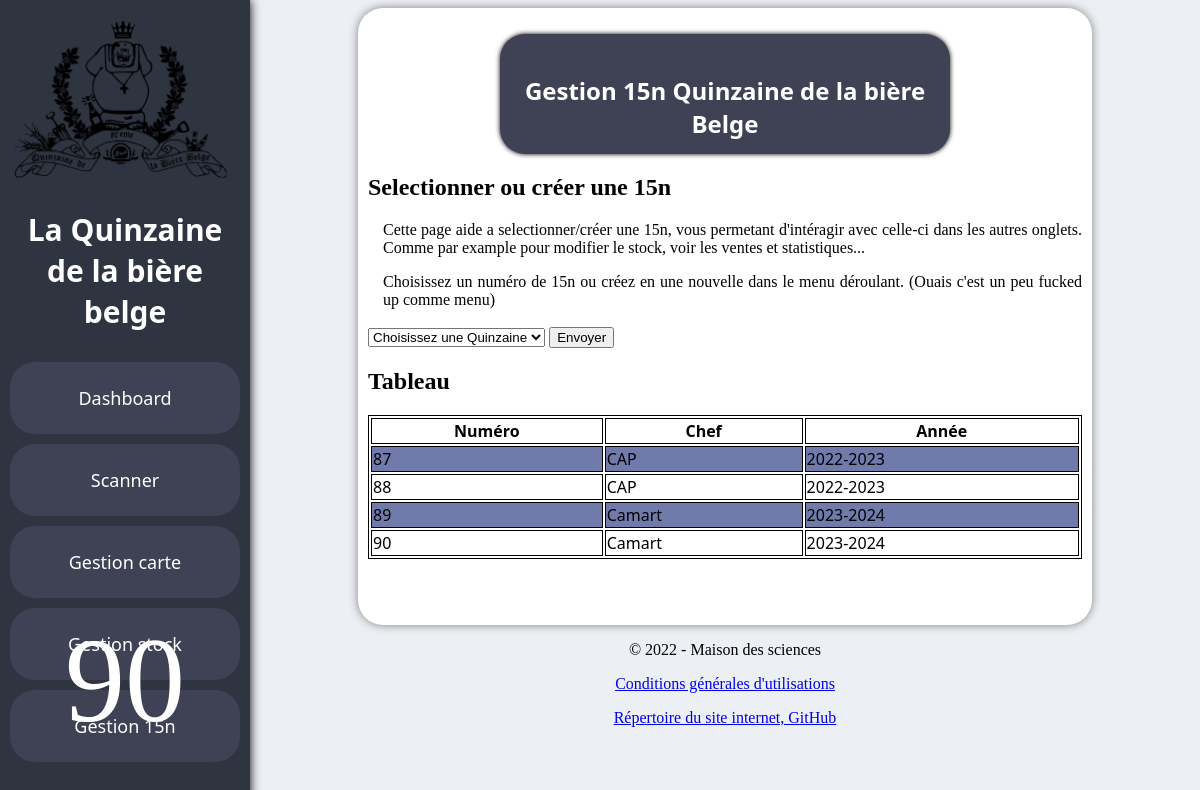
The page /gestion_15n on the database as committed earlier.
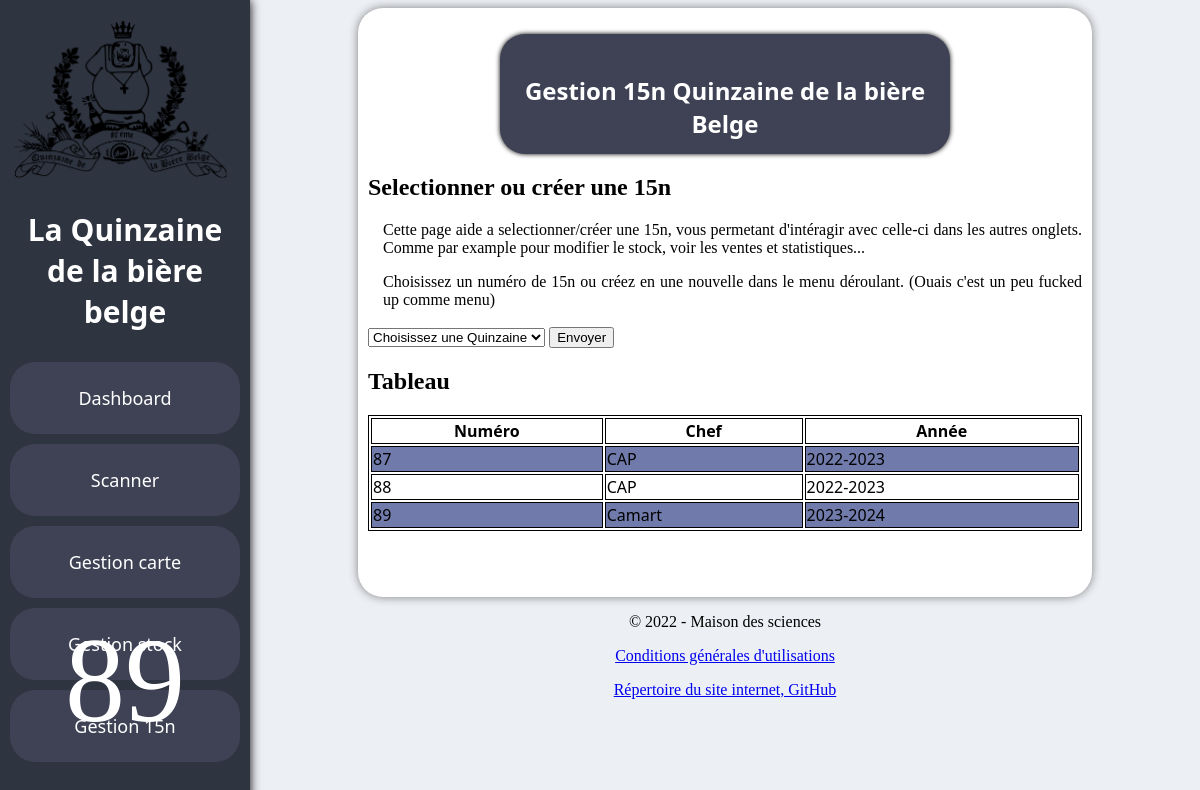
The same page on the database as committed later.
### tables this page shows
CREATE TABLE quinzaine_list(
                    id_quinzaine            INTEGER PRIMARY KEY NOT NULL,
                    auteur                  TEXT        NOT NULL,
                    actif                   INTEGER     NOT NULL,
                    annee                   TEXT        NOT NULL
                    );

### app.py (the view)
@app.route("/gestion_15n", methods=["POST", "GET"])
def gestion_15n():
    error_message = ""
    data = get_15n_chef_annee()
    quinzaines = get15n_id()
    last_15n = quinzaines[-1] + 1
    texte = "créer "+str(last_15n)+" éme 15n"
    quinzaines.append(texte)
    if request.method == 'POST':
        SelectedQuinzaineId = request.form["15n_id"]
        print(((SelectedQuinzaineId)))
        if (SelectedQuinzaineId == "Choisissez une Quinzaine"):
            active_15n = get_active_15n()
            return render_template("gestion_15n.html", quinzaines = quinzaines, error_message = "Erreur veuillez selectionner une 15n ou en créer une", last_15n = last_15n, data = data, active_15n=active_15n)
        try:
            int(SelectedQuinzaineId)
        except:
            return redirect(url_for('add_15n', To_add=last_15n))
        try:
            switch_15n(SelectedQuinzaineId)
            print("selected switch 15n")
        except:
            error_message = "error switching 15n"
            active_15n = get_active_15n()
            return render_template("gestion_15n.html", quinzaines = quinzaines, error_message = switched, last_15n = last_15n, data = data, active_15n=active_15n)
        switched = "Switched to "+str(SelectedQuinzaineId)+" éme 15n"
        active_15n = get_active_15n()
        return render_template("gestion_15n.html", quinzaines = quinzaines, error_message = switched, last_15n = last_15n, data = data, active_15n=active_15n)
    else:
        active_15n = get_active_15n()
        return render_template("gestion_15n.html", quinzaines = quinzaines, error_message = error_message, last_15n = last_15n, data = data, active_15n=active_15n)

### utilities_quinzaine.py (called while the page is built)
def get15n_id():
    quinzaineId = []
    for i in cursor.execute("SELECT id_quinzaine FROM quinzaine_list"):
        tmp = []
        for j in i:
            if type(j) == int:
                tmp.append(j)
        quinzaineId.append(tmp[0])
    return quinzaineId

def get_active_15n():
    out = []
    action1 = "SELECT id_quinzaine FROM quinzaine_list WHERE actif = 1"
    data = cursor.execute(action1)
    connection.commit()
    for x in data:
        out.append(x)
    return out[0][0]

def get_15n_chef_annee():
    out = []
    action1 = 'SELECT id_quinzaine, auteur, annee FROM quinzaine_list'
    tmp = cursor.execute(action1)
    for x in tmp:
        out.append(x)
    connection.commit()
    return out

### templates/gestion_15n.html (shortened to what this page needs)
{% extends "layout.html" %}
{% block css %}
<link rel="stylesheet" href="{{ url_for('static', filename= 'dashbord.css') }}">
{% endblock %}
{% block content%}
<div class="rectangle">
    <h1>
        Gestion 15n Quinzaine de la bière Belge
    </h1>
</div>
<h1>Selectionner ou créer une 15n</h1>
<p>Cette page aide a selectionner/créer une 15n, vous permetant d'intéragir avec celle-ci dans les autres onglets. Comme par example pour modifier le stock, voir les ventes et statistiques...</p>
<p>Choisissez un numéro de 15n ou créez en une nouvelle dans le menu déroulant. (Ouais c'est un peu fucked up comme menu)</p>
<form method="post" class="form">
    <select name="15n_id" >
        <OPTION selected>Choisissez une Quinzaine
        {% for quinzaine in quinzaines %}
            <OPTION>{{quinzaine}}
        {% endfor %}
    </select>
    <button type="submit">Envoyer</button>
</form>
<h1>Tableau</h1>
<html>
<body>
<table style="width:100%">
  <tr>
    <th>Numéro</th>
    <th>Chef</th>
    <th>Année</th>
  </tr>
  {% for x in data %}
    <tr>
        {% for y in x %}
            <td>{{y}}</td>
        {% endfor %}
    </tr>
  {% endfor %}
</table>
</body>
</html>
{% endblock %}

### templates/layout.html (shortened to what this page needs)
<!DOCTYPE html>
<html lang="fr">
    <head>
        {% block css%}{% endblock %}
    </head>
    <body>
        <div class="menu-nav">
            <img src="static/15n_moine_87.png">
            <h1>La Quinzaine de la bière belge</h1>
            <a href="/">Dashboard</a>
            <a href="/scanner">Scanner</a>
            <a href="/gestion_carte">Gestion carte</a>
            <a href="/gestion_stock">Gestion stock</a>
            <a href="/gestion_15n">Gestion 15n</a>
        </div>
        <div class="menu-num">
            <a href="/gestion_15n">{{active_15n}}</a>
        </div>
        <section class="top-page" id="content">
            <div class="main-page">
                <p>
                    {%block content%}{%endblock%}
                </p>
            </div>
        </section>
        <footer class=" footer">
            <p class="copyright">&copy; 2022 - Maison des sciences</p>
            <a href="https://www.youtube.com/watch?v=dQw4w9WgXcQ" class="cgu" target="_blank">Conditions générales d'utilisations</a>
            <a href="https://github.com/riri-314/Quinzaine" class="cgu" target="_blank">Répertoire du site internet, GitHub</a>
        </footer>
    </body>
</html>

### static/dashbord.css (style rules this page uses)
html { background-color: #eceff4; }
.main-page { font-family: system-ui, -apple-system, BlinkMacSystemFont, 'Segoe UI', Roboto, Oxygen, Ubuntu, Cantarell, 'Open Sans', 'Helvetica Neue', sans-serif; border-radius: 25px; padding-left: 10px; padding-right: 10px; padding-top: 10px; padding-bottom: 50px; margin-left: 350px; margin-right: 100px; background: white; box-shadow: 0px 0px 10px grey; }
.main-page p { text-align: justify; font-family: Georgia, serif; padding-left: 15px; }
.main-page h1 { text-align: justify; font-family: Georgia, serif; }
.menu-nav { height: 100%; width: 250px; position: fixed; z-index: 1; top: 0; left: 0; background-color:#2e3440; overflow-x: hidden; padding-top: 20px; box-shadow: 0px 0px 10px black; }
.menu-nav img { display: block; margin-left: auto; margin-right: auto; size: 12px; width: 90% }
.menu-nav h1 { text-align: center; color: white; font-family: system-ui, -apple-system, BlinkMacSystemFont, 'Segoe UI', Roboto, Oxygen, Ubuntu, Cantarell, 'Open Sans', 'Helvetica Neue', sans-serif; text-decoration: none; font-size: 30px; display: block; padding: 10px; }
.menu-nav a { border-radius: 25px; margin: 10px; padding: 24px; font-family: system-ui, -apple-system, BlinkMacSystemFont, 'Segoe UI', Roboto, Oxygen, Ubuntu, Cantarell, 'Open Sans', 'Helvetica Neue', sans-serif; font-size: 18px; text-align: center; color: white; background-color:#3e4254; text-decoration: none; display: block; }
.menu-num { z-index: 2; width: 250px; position: fixed; bottom: 0; left: 0; overflow-x: hidden; padding-bottom: 50px; }
.menu-num a { text-align: center; color: white; font-family: serif; text-decoration: none; font-size: 120px; display: block; margin: 0px; }
.rectangle { border-radius: 25px; height: 100px; width: 450px; margin-left: auto; margin-right: auto; background-color: #3e4254; padding-top: 20px; box-shadow: 0px 0px 5px black; }
.rectangle h1 { font-family: system-ui, -apple-system, BlinkMacSystemFont, 'Segoe UI', Roboto, Oxygen, Ubuntu, Cantarell, 'Open Sans', 'Helvetica Neue', sans-serif; text-align: center; color: white; }
.footer { padding-left:250px; text-align: center; text-decoration: none; font-family: Georgia, serif; }

### templates/gestion_15n.html (style rules this page uses)
table, th, td { border:1px solid black; }
tr:nth-child(even) { background-color:#707bab; }

Rows that differ between the two databases and show on the page:
removed quinzaine_list: x "90", auteur "Camart", annee "2023-2024"
Other text that changed with them:
{{ active_15n }}: "90" → "89"
